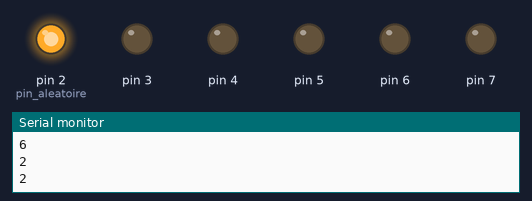
This sketch was run on a simulated Arduino Uno, built with avr-gcc and run on an emulated ATmega328P. Parts: output pins drawn as LEDs (lit = HIGH), the last lines printed to the serial monitor. Random numbers use the default seed unless the sketch sets one.

Above: at 0.97 s.
At 10.12 s:
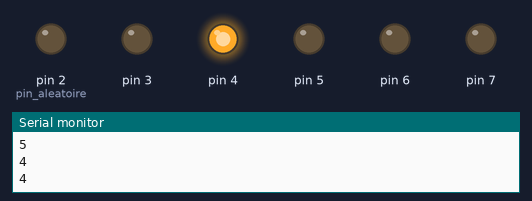
At 12.4 s:
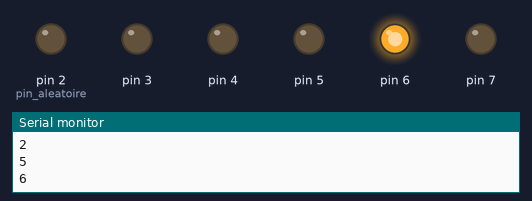
At 17.47 s:
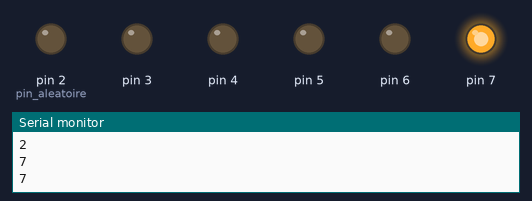
At 25.87 s:
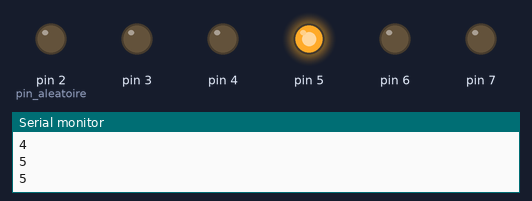
At 39.75 s:
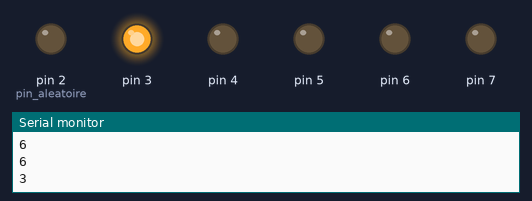
Timing chart, 0 to 40.0 s (numbered marks = the images above):
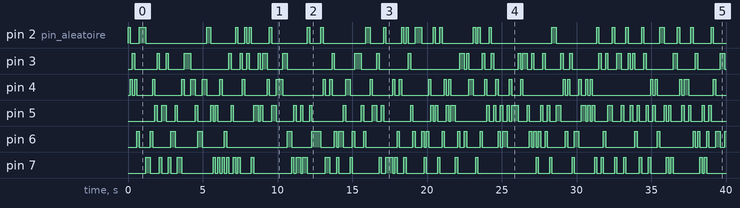

The sketch:

random_fonction.ino
```cpp
/**
 * e-mail : openprogramming23@gmail.com
 * gitHub : https://github.com/RS-malik-el
 * Donation : paypal.me/RachelSysteme
 *
 * AUTEUR : Exaucé KIMBEMBE / OpenProgramming
 * DATE : 23/08/2021
 *
 * @Board : arduino Uno
 *
 * Ce programme permet d'allumer de façons aléatoire les leds connectés au pins 2 à 7.
 * Ouvrez le moniteur série afin de connaitre le nombre tiré
 *
 * Merci de bien vouloir vous abonnez à la chaîne et de la partager s'il vous plaît !!!
 *
**/

int pin_aleatoire = 2;                    // variable de stockage du pin tiré da façon aléatoire
unsigned long temps_av_millis = millis(); // temps de réference de tirage

// prototype de la fonction
void tirage (int temps_de_tirage);

// programme initial
void setup(){
  Serial.begin(9600);                          //initialiisation de la communication sérial
  randomSeed(analogRead(A0));                  //initialisation de la série aléatoire
  for(int i=2; i<=7; i++){pinMode(i, OUTPUT);} //pins 2 à 7 définit comme sortie
}

// programme principal
void loop() {
  tirage(150);
  digitalWrite(pin_aleatoire, HIGH);
}

/*
 * fonction qui permet de tirer un pin de façon aléatoire
 * après le temps inscrit en paramètre
 * paramètre: temps d'attende après tirage
 */
void tirage (int temps_de_tirage){
  if(millis() - temps_av_millis >= temps_de_tirage){
    pin_aleatoire = random(2,8);   // tirage aléatoire des pins entre 2 et 8 (sauf 8)
    Serial.println(pin_aleatoire); // affichage du pin tiré sur le moniteur série
    // on éteint tout
    for(int i=2; i<=7; i++){digitalWrite(i,LOW);}
    temps_av_millis = millis(); // mise à jour du temps de réference
  }
}
```

Measured:
- by itself, pin 2 (pin_aleatoire): LOW → HIGH at 0.00 s, → LOW 0.15 s later, → HIGH 0.60 s later, → LOW 0.45 s later, … (56 changes in this stretch)
- by itself, pin 3: LOW → HIGH at 0.30 s, → LOW 0.15 s later, → HIGH 1.5 s later, → LOW 0.15 s later, … (66 changes in this stretch)
- by itself, pin 4: LOW → HIGH at 0.15 s, → LOW 0.15 s later, → HIGH 0.15 s later, → LOW 0.15 s later, … (68 changes in this stretch)
- by itself, pin 5: LOW → HIGH at 1.8 s, → LOW 0.15 s later, → HIGH 0.30 s later, → LOW 0.30 s later, … (92 changes in this stretch)
- by itself, pin 6: LOW → HIGH at 0.60 s, → LOW 0.15 s later, → HIGH 0.75 s later, → LOW 0.15 s later, … (69 changes in this stretch)
- by itself, pin 7: LOW → HIGH at 1.2 s, → LOW 0.30 s later, → HIGH 0.60 s later, → LOW 0.15 s later, … (76 changes in this stretch)
